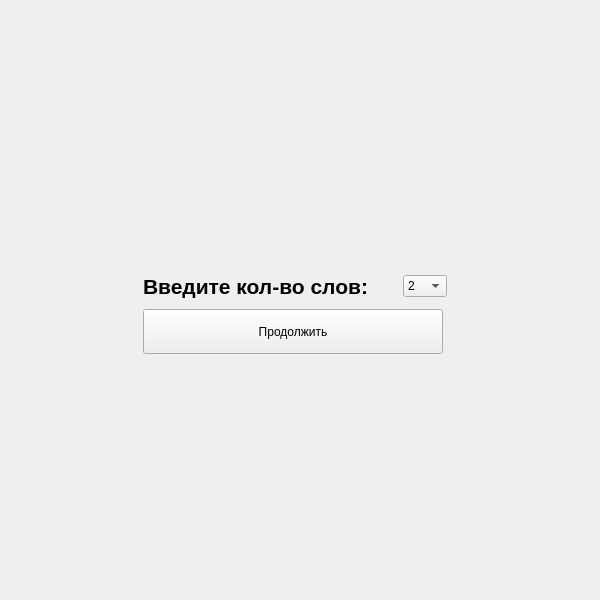
<?xml version="1.0" encoding="UTF-8"?>
<ui version="4.0">
 <class>ChoosecountForm</class>
 <widget class="QWidget" name="ChoosecountForm">
  <property name="geometry">
   <rect>
    <x>0</x>
    <y>0</y>
    <width>600</width>
    <height>600</height>
   </rect>
  </property>
  <property name="windowTitle">
   <string>Form</string>
  </property>
  <property name="styleSheet">
   <string notr="true"/>
  </property>
  <widget class="QWidget" name="gridLayoutWidget">
   <property name="geometry">
    <rect>
     <x>130</x>
     <y>270</y>
     <width>341</width>
     <height>90</height>
    </rect>
   </property>
   <layout class="QGridLayout" name="gridLayout">
    <item row="0" column="0">
     <widget class="QLabel" name="label">
      <property name="sizePolicy">
       <sizepolicy hsizetype="Fixed" vsizetype="Fixed">
        <horstretch>0</horstretch>
        <verstretch>0</verstretch>
       </sizepolicy>
      </property>
      <property name="text">
       <string>&lt;html&gt;&lt;head/&gt;&lt;body&gt;&lt;p&gt;&lt;span style=&quot; font-size:16pt; font-weight:700;&quot;&gt;Введите кол-во слов:&lt;/span&gt;&lt;/p&gt;&lt;/body&gt;&lt;/html&gt;</string>
      </property>
     </widget>
    </item>
    <item row="0" column="1">
     <widget class="QComboBox" name="comboBox">
      <property name="sizePolicy">
       <sizepolicy hsizetype="Fixed" vsizetype="Fixed">
        <horstretch>0</horstretch>
        <verstretch>0</verstretch>
       </sizepolicy>
      </property>
      <property name="minimumSize">
       <size>
        <width>40</width>
        <height>15</height>
       </size>
      </property>
      <item>
       <property name="text">
        <string>2</string>
       </property>
      </item>
      <item>
       <property name="text">
        <string>15</string>
       </property>
      </item>
      <item>
       <property name="text">
        <string>20</string>
       </property>
      </item>
      <item>
       <property name="text">
        <string>30</string>
       </property>
      </item>
     </widget>
    </item>
    <item row="1" column="0" colspan="2">
     <widget class="QPushButton" name="pushButton">
      <property name="enabled">
       <bool>true</bool>
      </property>
      <property name="sizePolicy">
       <sizepolicy hsizetype="Fixed" vsizetype="Fixed">
        <horstretch>0</horstretch>
        <verstretch>0</verstretch>
       </sizepolicy>
      </property>
      <property name="minimumSize">
       <size>
        <width>300</width>
        <height>45</height>
       </size>
      </property>
      <property name="text">
       <string>Продолжить</string>
      </property>
     </widget>
    </item>
   </layout>
  </widget>
 </widget>
 <resources/>
 <connections/>
</ui>
